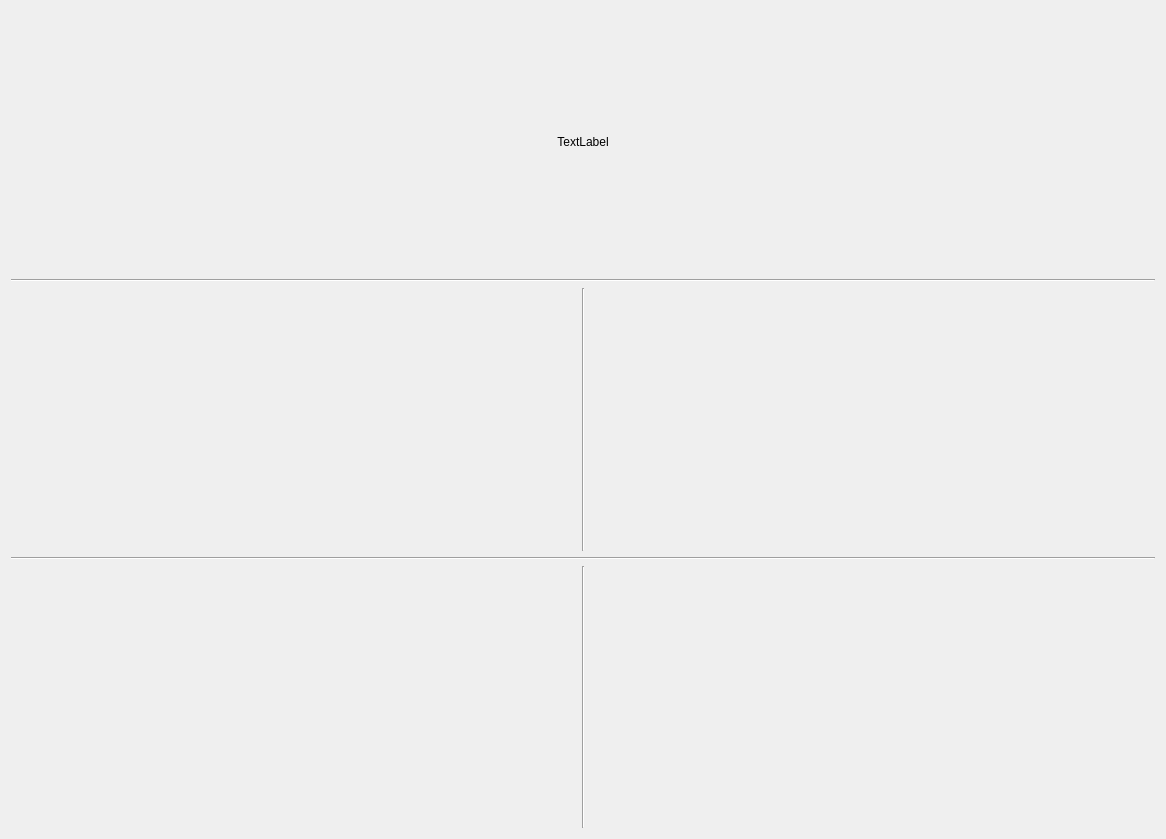
<?xml version="1.0" encoding="UTF-8"?>
<ui version="4.0">
 <class>Form</class>
 <widget class="QWidget" name="Form">
  <property name="geometry">
   <rect>
    <x>0</x>
    <y>0</y>
    <width>1166</width>
    <height>839</height>
   </rect>
  </property>
  <property name="windowTitle">
   <string>Form</string>
  </property>
  <layout class="QVBoxLayout" name="verticalLayout">
   <item>
    <widget class="QLabel" name="name">
     <property name="text">
      <string>TextLabel</string>
     </property>
     <property name="alignment">
      <set>Qt::AlignCenter</set>
     </property>
    </widget>
   </item>
   <item>
    <widget class="Line" name="line_4">
     <property name="orientation">
      <enum>Qt::Horizontal</enum>
     </property>
    </widget>
   </item>
   <item>
    <layout class="QHBoxLayout" name="horizontalLayout_4">
     <property name="spacing">
      <number>6</number>
     </property>
     <item>
      <layout class="QVBoxLayout" name="verticalLayout_5">
       <property name="spacing">
        <number>10</number>
       </property>
       <property name="leftMargin">
        <number>20</number>
       </property>
       <property name="topMargin">
        <number>10</number>
       </property>
       <property name="rightMargin">
        <number>10</number>
       </property>
       <property name="bottomMargin">
        <number>10</number>
       </property>
       <item>
        <widget class="Toggle" name="toggle_9">
         <property name="frame" stdset="0">
          <string>StatusBits</string>
         </property>
         <property name="signal" stdset="0">
          <string>PowerAvailAcRemote_status</string>
         </property>
        </widget>
       </item>
       <item>
        <widget class="Toggle" name="toggle_10">
         <property name="frame" stdset="0">
          <string>StatusBits</string>
         </property>
         <property name="signal" stdset="0">
          <string>PowerAvailAC_status</string>
         </property>
        </widget>
       </item>
       <item>
        <layout class="QGridLayout" name="gridLayout">
         <item row="0" column="2">
          <widget class="Toggle" name="toggle_4">
           <property name="frame" stdset="0">
            <string>CommandModeControl</string>
           </property>
           <property name="signal" stdset="0">
            <string>InvertHwEnable_command</string>
           </property>
           <property name="tx" stdset="0">
            <bool>true</bool>
           </property>
          </widget>
         </item>
         <item row="1" column="1">
          <widget class="Toggle" name="toggle_3">
           <property name="frame" stdset="0">
            <string>CommandModeControl</string>
           </property>
           <property name="signal" stdset="0">
            <string>Enable_command</string>
           </property>
           <property name="tx" stdset="0">
            <bool>true</bool>
           </property>
          </widget>
         </item>
         <item row="0" column="1">
          <widget class="Epc" name="epc_3">
           <property name="frame" stdset="0">
            <string>StatusBits</string>
           </property>
           <property name="signal" stdset="0">
            <string>State_status</string>
           </property>
          </widget>
         </item>
         <item row="0" column="3">
          <widget class="Toggle" name="toggle_5">
           <property name="frame" stdset="0">
            <string>CommandModeControl</string>
           </property>
           <property name="signal" stdset="0">
            <string>ForceRelayMX1_command</string>
           </property>
           <property name="tx" stdset="0">
            <bool>true</bool>
           </property>
          </widget>
         </item>
         <item row="0" column="4">
          <widget class="Toggle" name="toggle_6">
           <property name="frame" stdset="0">
            <string>CommandModeControl</string>
           </property>
           <property name="signal" stdset="0">
            <string>ForceRelayMX2_command</string>
           </property>
           <property name="tx" stdset="0">
            <bool>true</bool>
           </property>
          </widget>
         </item>
         <item row="1" column="3">
          <widget class="Toggle" name="toggle_7">
           <property name="frame" stdset="0">
            <string>CommandModeControl</string>
           </property>
           <property name="signal" stdset="0">
            <string>ForceRelayK1_Precharge_command</string>
           </property>
           <property name="tx" stdset="0">
            <bool>true</bool>
           </property>
          </widget>
         </item>
         <item row="1" column="4">
          <widget class="Toggle" name="toggle_8">
           <property name="frame" stdset="0">
            <string>CommandModeControl</string>
           </property>
           <property name="signal" stdset="0">
            <string>ForceRelayRelayK2_DCRun_comand</string>
           </property>
           <property name="tx" stdset="0">
            <bool>true</bool>
           </property>
          </widget>
         </item>
         <item row="1" column="2">
          <widget class="Button" name="button">
           <property name="frame" stdset="0">
            <string>CommandModeControl</string>
           </property>
           <property name="signal" stdset="0">
            <string>FaultClear_command</string>
           </property>
           <property name="tx" stdset="0">
            <bool>true</bool>
           </property>
          </widget>
         </item>
        </layout>
       </item>
      </layout>
     </item>
     <item>
      <widget class="Line" name="line">
       <property name="orientation">
        <enum>Qt::Vertical</enum>
       </property>
      </widget>
     </item>
     <item>
      <layout class="QGridLayout" name="gridLayout_2">
       <item row="0" column="0">
        <widget class="Epc" name="epc_4">
         <property name="frame" stdset="0">
          <string>StatusDCParameters</string>
         </property>
         <property name="signal" stdset="0">
          <string>CurrentDC_measured</string>
         </property>
        </widget>
       </item>
       <item row="1" column="0">
        <widget class="Epc" name="epc_5">
         <property name="frame" stdset="0">
          <string>StatusDCParameters</string>
         </property>
         <property name="signal" stdset="0">
          <string>VoltageDCInput_measured</string>
         </property>
        </widget>
       </item>
       <item row="2" column="0">
        <widget class="Epc" name="epc_6">
         <property name="frame" stdset="0">
          <string>StatusDCParameters</string>
         </property>
         <property name="signal" stdset="0">
          <string>VoltageDCBus</string>
         </property>
        </widget>
       </item>
       <item row="0" column="1">
        <widget class="Epc" name="epc_7">
         <property name="frame" stdset="0">
          <string>StatusACParameters</string>
         </property>
         <property name="signal" stdset="0">
          <string>CurrentAC_measured</string>
         </property>
        </widget>
       </item>
       <item row="0" column="2">
        <widget class="Epc" name="epc_8">
         <property name="frame" stdset="0">
          <string>StatusTemps</string>
         </property>
         <property name="signal" stdset="0">
          <string>TempInternal_measured</string>
         </property>
        </widget>
       </item>
       <item row="1" column="1">
        <widget class="Epc" name="epc_9">
         <property name="frame" stdset="0">
          <string>StatusACParameters</string>
         </property>
         <property name="signal" stdset="0">
          <string>VoltageAC_measured</string>
         </property>
        </widget>
       </item>
       <item row="1" column="2">
        <widget class="Epc" name="epc_10">
         <property name="frame" stdset="0">
          <string>StatusTemps</string>
         </property>
         <property name="signal" stdset="0">
          <string>TempHeatsink_measured</string>
         </property>
        </widget>
       </item>
      </layout>
     </item>
    </layout>
   </item>
   <item>
    <widget class="Line" name="line_2">
     <property name="orientation">
      <enum>Qt::Horizontal</enum>
     </property>
    </widget>
   </item>
   <item>
    <layout class="QHBoxLayout" name="horizontalLayout_6">
     <property name="spacing">
      <number>6</number>
     </property>
     <item>
      <layout class="QVBoxLayout" name="verticalLayout_6">
       <item>
        <widget class="Epc" name="epc_12">
         <property name="frame" stdset="0">
          <string>StatusMeasuredPower</string>
         </property>
         <property name="signal" stdset="0">
          <string>RealPower_measured</string>
         </property>
        </widget>
       </item>
       <item>
        <widget class="Epc" name="epc_13">
         <property name="frame" stdset="0">
          <string>StatusCommandedPower</string>
         </property>
         <property name="signal" stdset="0">
          <string>RealPower_echo</string>
         </property>
        </widget>
       </item>
       <item>
        <widget class="Epc" name="epc_11">
         <property name="frame" stdset="0">
          <string>MasterMeasuredPower</string>
         </property>
         <property name="signal" stdset="0">
          <string>ReactivePower_measured</string>
         </property>
        </widget>
       </item>
       <item>
        <widget class="Epc" name="epc_14">
         <property name="frame" stdset="0">
          <string>StatusCommandedPower</string>
         </property>
         <property name="signal" stdset="0">
          <string>ReactivePower_echo</string>
         </property>
        </widget>
       </item>
       <item>
        <widget class="Toggle" name="toggle_11">
         <property name="frame" stdset="0">
          <string>CommandModeControl</string>
         </property>
         <property name="signal" stdset="0">
          <string>SyncToRemoteSource_command</string>
         </property>
         <property name="tx" stdset="0">
          <bool>true</bool>
         </property>
        </widget>
       </item>
      </layout>
     </item>
     <item>
      <widget class="Line" name="line_3">
       <property name="orientation">
        <enum>Qt::Vertical</enum>
       </property>
      </widget>
     </item>
     <item>
      <layout class="QGridLayout" name="gridLayout_3">
       <item row="1" column="1">
        <widget class="Enum" name="enum_8">
         <property name="frame" stdset="0">
          <string>MasterP</string>
         </property>
         <property name="signal" stdset="0">
          <string>OffsetPower</string>
         </property>
         <property name="tx" stdset="0">
          <bool>true</bool>
         </property>
        </widget>
       </item>
       <item row="0" column="1">
        <layout class="QHBoxLayout" name="horizontalLayout_5">
         <item>
          <widget class="Enum" name="enum_2">
           <property name="frame" stdset="0">
            <string>MasterP</string>
           </property>
           <property name="signal" stdset="0">
            <string>MasterP</string>
           </property>
           <property name="tx" stdset="0">
            <bool>true</bool>
           </property>
          </widget>
         </item>
         <item>
          <widget class="Epc" name="epc_15">
           <property name="frame" stdset="0">
            <string>StatusTemps</string>
           </property>
           <property name="signal" stdset="0">
            <string>TempHeatsink_measured</string>
           </property>
          </widget>
         </item>
        </layout>
       </item>
       <item row="0" column="0">
        <widget class="Epc" name="epc_16">
         <property name="frame" stdset="0">
          <string>CommandPower</string>
         </property>
         <property name="signal" stdset="0">
          <string>RealPower_command</string>
         </property>
         <property name="tx" stdset="0">
          <bool>true</bool>
         </property>
        </widget>
       </item>
       <item row="1" column="0">
        <widget class="Epc" name="epc_17">
         <property name="frame" stdset="0">
          <string>CommandVF</string>
         </property>
         <property name="signal" stdset="0">
          <string>Voltage_command</string>
         </property>
         <property name="tx" stdset="0">
          <bool>true</bool>
         </property>
        </widget>
       </item>
       <item row="2" column="0">
        <widget class="Epc" name="epc_18">
         <property name="frame" stdset="0">
          <string>CommandVF</string>
         </property>
         <property name="signal" stdset="0">
          <string>Frequency_command</string>
         </property>
         <property name="tx" stdset="0">
          <bool>true</bool>
         </property>
        </widget>
       </item>
       <item row="2" column="1">
        <widget class="Epc" name="epc_19">
         <property name="frame" stdset="0">
          <string>CommandPower</string>
         </property>
         <property name="signal" stdset="0">
          <string>ReactivePower_command</string>
         </property>
         <property name="tx" stdset="0">
          <bool>true</bool>
         </property>
        </widget>
       </item>
      </layout>
     </item>
    </layout>
   </item>
  </layout>
 </widget>
 <customwidgets>
  <customwidget>
   <class>Button</class>
   <extends>QWidget</extends>
   <header>epyq.widgets.button</header>
  </customwidget>
  <customwidget>
   <class>Enum</class>
   <extends>QWidget</extends>
   <header>epyq.widgets.enum</header>
  </customwidget>
  <customwidget>
   <class>Epc</class>
   <extends>QWidget</extends>
   <header>epyq.widgets.epc</header>
  </customwidget>
  <customwidget>
   <class>Toggle</class>
   <extends>QWidget</extends>
   <header>epyq.widgets.toggle</header>
  </customwidget>
 </customwidgets>
 <resources/>
 <connections/>
</ui>
